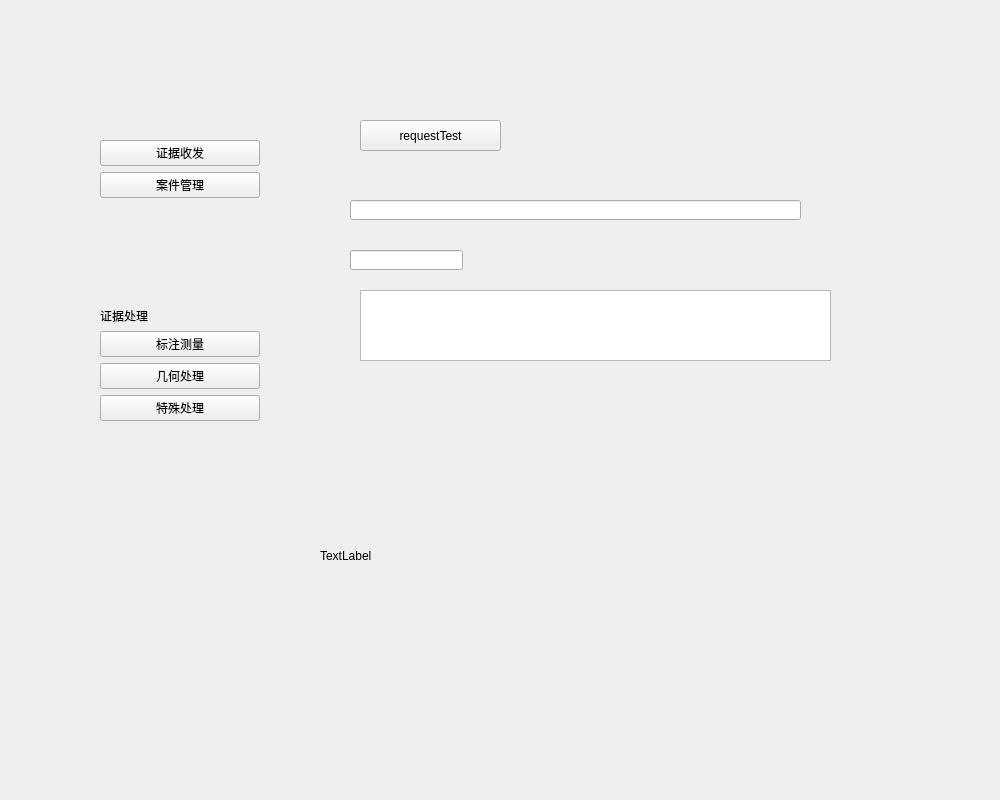
<?xml version="1.0" encoding="UTF-8"?>
<ui version="4.0">
 <class>Form</class>
 <widget class="QWidget" name="Form">
  <property name="geometry">
   <rect>
    <x>0</x>
    <y>0</y>
    <width>1000</width>
    <height>800</height>
   </rect>
  </property>
  <property name="windowTitle">
   <string>Form</string>
  </property>
  <widget class="QWidget" name="verticalLayoutWidget_3">
   <property name="geometry">
    <rect>
     <x>100</x>
     <y>140</y>
     <width>160</width>
     <height>281</height>
    </rect>
   </property>
   <layout class="QVBoxLayout" name="verticalLayout_3">
    <item>
     <layout class="QVBoxLayout" name="verticalLayout">
      <item>
       <widget class="QPushButton" name="pushButton">
        <property name="text">
         <string>证据收发</string>
        </property>
       </widget>
      </item>
      <item>
       <widget class="QPushButton" name="pushButton_2">
        <property name="text">
         <string>案件管理</string>
        </property>
       </widget>
      </item>
     </layout>
    </item>
    <item>
     <spacer name="verticalSpacer">
      <property name="orientation">
       <enum>Qt::Vertical</enum>
      </property>
      <property name="sizeHint" stdset="0">
       <size>
        <width>20</width>
        <height>40</height>
       </size>
      </property>
     </spacer>
    </item>
    <item>
     <widget class="QLabel" name="label">
      <property name="layoutDirection">
       <enum>Qt::LeftToRight</enum>
      </property>
      <property name="text">
       <string>证据处理</string>
      </property>
     </widget>
    </item>
    <item>
     <layout class="QVBoxLayout" name="verticalLayout_2">
      <item>
       <widget class="QPushButton" name="pushButton_3">
        <property name="text">
         <string>标注测量</string>
        </property>
       </widget>
      </item>
      <item>
       <widget class="QPushButton" name="pushButton_4">
        <property name="text">
         <string>几何处理</string>
        </property>
       </widget>
      </item>
      <item>
       <widget class="QPushButton" name="pushButton_5">
        <property name="text">
         <string>特殊处理</string>
        </property>
       </widget>
      </item>
     </layout>
    </item>
   </layout>
  </widget>
  <widget class="QPushButton" name="requestButton">
   <property name="geometry">
    <rect>
     <x>360</x>
     <y>120</y>
     <width>141</width>
     <height>31</height>
    </rect>
   </property>
   <property name="text">
    <string>requestTest</string>
   </property>
  </widget>
  <widget class="QLabel" name="reqLabel">
   <property name="geometry">
    <rect>
     <x>320</x>
     <y>400</y>
     <width>561</width>
     <height>311</height>
    </rect>
   </property>
   <property name="text">
    <string>TextLabel</string>
   </property>
   <property name="wordWrap">
    <bool>true</bool>
   </property>
  </widget>
  <widget class="QLineEdit" name="nameEdit">
   <property name="geometry">
    <rect>
     <x>350</x>
     <y>200</y>
     <width>451</width>
     <height>20</height>
    </rect>
   </property>
  </widget>
  <widget class="QLineEdit" name="typeEdit">
   <property name="geometry">
    <rect>
     <x>350</x>
     <y>250</y>
     <width>113</width>
     <height>20</height>
    </rect>
   </property>
  </widget>
  <widget class="QTextEdit" name="descriptionEdit">
   <property name="geometry">
    <rect>
     <x>360</x>
     <y>290</y>
     <width>471</width>
     <height>71</height>
    </rect>
   </property>
  </widget>
 </widget>
 <resources/>
 <connections/>
</ui>
